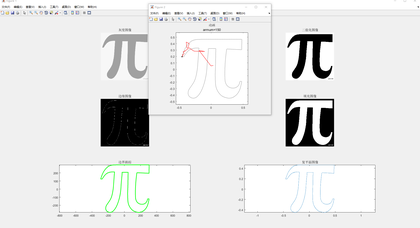
%> input picture 效果.png, 420 x 228 px, shrunk from 1920 x 1040 before the run
$ octave l.m   (GNU Octave 9; MATLAB toolbox functions it lacks are replaced by stand-ins)
%> lines starting %> are read from the running program, lines starting %| are printed output that depends on the picture; in (x1, y1, x2, y2) boxes, pixels count from 0 and x2, y2 are one past the last pixel; in counts of white or black regions, pixels touching at a corner belong together; the program's own positions count from 1
%% 清理屏幕、工作区、窗口
clear; clc; close all;

%% 参数
gray_div = 0.8;    % 转二值图像时的阈值
fps = 1000;          % 每秒帧数
fpf = 1;           % 每帧间隔采样点数
vec_num = 150;      % 向量数量（总数为 vec_num*2+1）
start_delay = 0;    % 开始做图前等的秒数


%% 原始数据准备================================================================
%% GUI选择需要处理的图形文件
% uigetfile：图形界面打开文件
[filename, pathname, filterindex] = uigetfile(...
   {'*.*',      '所有文件(*.*)'; ...
    '*.bmp',    '图片(*.bmp)'; ...
    '*.jpg',    '图片(*.jpg)'}, ...
    '请选择要处理的选择图片');
%> the answer given: 效果.png

%% imread 读取选择的文件，并保存到 input_image，利用 imshow 显示原始图像
input_image = imread([pathname filename]);      %存储类型是uint8(matlab为图像提供的特殊数据类型，是0~255的整数);
%> input_image is the input picture: size 228x420x3 uint8; mean R, G, B 229.1, 229.7, 229.2
input_image = im2double(input_image);           %归一化，转成double [0, 1];input_image = double(input_image)/255
%> input_image: size 228x420x3 double
                                                %matlab默认double类型图片数据是位于0~1之间的
img_gray = rgb2gray(input_image);               %灰度化，rgb2gray将真彩色图像 RGB 转换为灰度图像
                                                %灰度图像的像素的RGB三值都是相同的，这就会出现一个现象，图像的每个像素点的颜色是处于白色到黑色之间
%figure; imshow(input_image); title('原始图像'); %显示原始图像

%% 图像处理================================================================
%% 二值化
main_fig = figure;                              %figure 创建图窗窗口
set(main_fig, 'position', get(0, 'ScreenSize'));    %position是一种属性，是main_fig窗口的位置
                                                    %get(0, 'ScreenSize')获取屏幕分辨率
                                                    %作用：全屏显示
img_bw = im2bw(img_gray, gray_div);         %im2bw():把灰度图像转换成二值图像
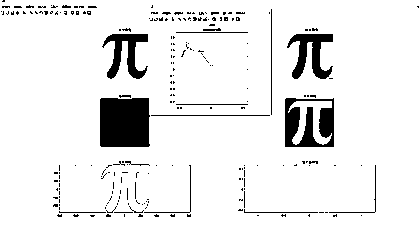
%> img_bw: size 228x420 logical; 91.8% white; 224 black regions (207 under 20 px), largest, box (x1, y1, x2, y2) and area: (100, 98, 150, 147) 2389, (285, 98, 334, 147) 1526, (287, 34, 333, 79) 1017
                                            %gray_div是预置的，范围为 0~1
                                            %二值图像：只有纯黑、纯白两种颜色的图像，每个像素取值只有0 和1
subplot(3, 2, 1); imshow(img_gray); title('灰度图像');
subplot(3, 2, 2); imshow(img_bw); title('二值化图像'); %subplot(m, n, p)是将多个图画到一个平面上的工具。其中，m 表示 p 个图排成 m 行，n 表示图排成 n 列
img_bw_inv = ~img_bw;                               %取反，在这里是 0 变成 1，1 变成0

%% 轮廓提取
[M, N] = size(img_bw);                      %获取图像大小
%> M = 228; N = 420
img_edge = edge(img_bw, 'sobel');           %edge():返回一个与img_bw相同大小的二值化图像img_edge，在函数检测到边缘的地方为1，其他地方为0。
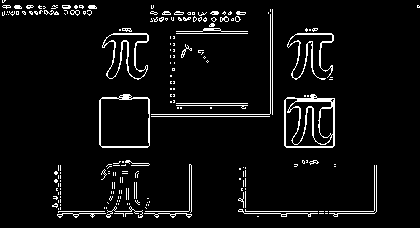
%> img_edge: size 228x420 logical; 5.4% white in thin lines or dots
                                            %'sobel'是索贝尔算子，是一种比较好的边缘检测方法
subplot(3, 2, 3); imshow(img_edge); title('边缘图像');

%% 填充
F1 = imfill(img_bw_inv,'holes');            %imfill():将一张二值图像显示在屏幕上， 允许用户使用鼠标在图像上点几个点， 这几个点围成的区域即要填充的区域。
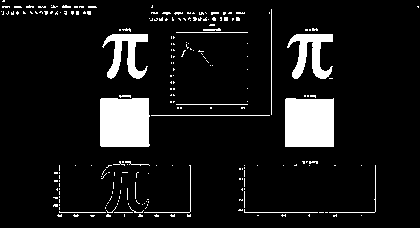
%> F1: size 228x420 logical; 9.1% white; 224 white regions (207 under 20 px), largest, box (x1, y1, x2, y2) and area: (100, 98, 150, 147) 2389, (285, 98, 334, 147) 2363, (287, 34, 333, 79) 1017
                                            %'holes'用于自动填充二值图像孔洞区域
subplot(3, 2, 4); imshow(F1); title('填充图像');

%% 边界跟踪
img_bw_label = bwlabel(F1);         %把8连通的区域连接起来
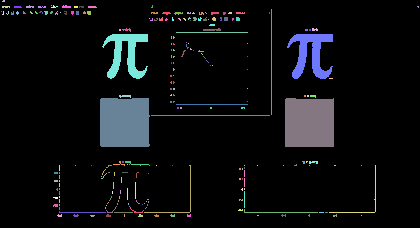
%> img_bw_label: size 228x420 double; 225 distinct labels, from 0 to 224; one colour per label, 0 black
                                    %8连通:一个像素，如果和其他像素在上、下、左、右、左上角、左下角、右上角或右下角连接着，则认为他们是联通的；
                                    %bwlabel(F1, n);n 可取值4或8
                                    %返回一个和F1大小相同的矩阵，包含了标记了F1中每个连通区域的类别标签，第一个连通区域被标记为1,第二个连通区域被标记为2,依此类推
[pr, pc] = find(img_bw_label);      %找出矩阵img_bw_label中的所有非零元素的行和列的索引值，行存储到pr，列存储到pc
%> pr = 8746 values from 1 to 217; pc = 8746 values from 2 to 419
                                    %pr、pc向量的作用就是随便找一个非零元素作为bwtraceboundary()的起始坐标
row = pr(4);                        %第4个元素，作为起始点行坐标，4可以是随便选的一个数
%> row = 8
col = pc(4);                        %起始点列坐标
%> col = 3
connectivity = 8;                   %8连通区域
contour = bwtraceboundary(img_bw_label, [row, col], 'S', connectivity);
%> contour = 17 rows, first 12: [8 3; 7 3; 7 4; 7 5; 7 6; 7 7; 7 8; 7 9; 7 10; 8 10; 7 9; 8 8]
                                    %找出二值图像边缘点，可输出基于4连通或8连通区域的轮廓。
                                    %[row, col]为开始跟踪的点的行和列坐标
                                    %'S'为初始搜索方向，即向下搜索
                                    %connectivity刻画了跟踪边界的连续性，其值可以为4或者8，此图已经连接出了8连通边界，因此取值为8
route = contour;
%> route has the same summary as contour
route(:,1)=route(:,1)*(-1)+N/2;     %contour 出来的坐标是图片左上角为原点，y轴（对应第一列的值）指向下
                                    %因此行坐标，此处乘以-1之后，使图片翻转
route(:,2)=route(:,2)-M/2;          %再让坐标加上N/2，列坐标减去M/2，使图片中心作为原点
subplot(3, 2, 5);
plot(route(:,2), route(:,1), 'g', 'LineWidth', 2), axis('equal');
                                    %表示以route(:,2)为x坐标，route(:,1)为y坐标，画出的线条，'g'表示绿色线条，'LineWidth',2表示线宽为2
title('边界跟踪');

%% 傅里叶分析================================================================
%% 生成复平面路径
mapsize = max(N,M);
%> mapsize = 420
route_c = (route(:,1)*1i/mapsize+route(:,2)/mapsize);
                                    %令y坐标route(:,1)除以mapsize再乘以1i，得到复平面的虚轴坐标
                                    %令x坐标route(:,2)除以mapsize得到复平面的实轴坐标
                                    %两坐标相加得到复平面的数值
subplot(3, 2, 6);
plot(route_c), axis('equal');       %matlab函数图象很多时候为了把x和y的信息都表达得充分明显，会使x轴绘制的单位长度和y轴绘制的单位长度不一样。
                                    %axis('equal')可以取消这种变化
title('复平面图像');
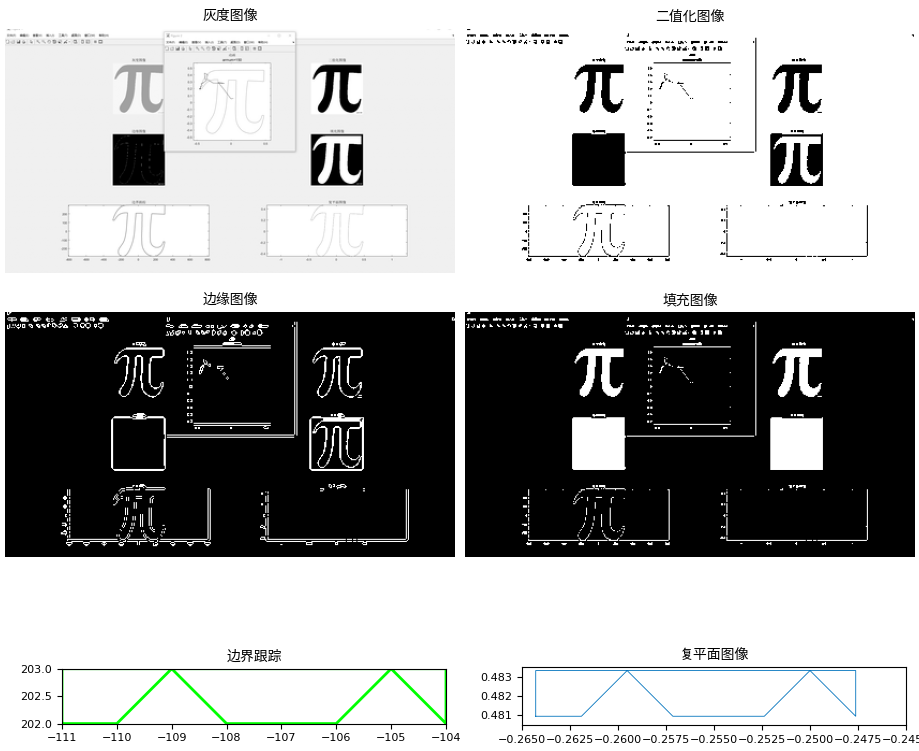
%> figure redrawn from the program's plot data, 6 panels

%% 傅里叶变换
% 复数的傅里叶变换，正频率与负频率不再相等，箭头应该一正一反。
% 一个周期是1秒，一共 tot_num 个轨迹采样点
tot_num = size(route_c, 1);         %返回rote_c的行数，记录在tot_num
%> tot_num = 17
dt = 1/tot_num;
%> dt = 0.0588
%vec_num = 100;
c=zeros(vec_num, 2);    %zeros(m,n) 返回一个m行n列的零矩阵
                        %c记录每个箭头的系数，c[k][1] 是正（顺时针），c[k][2]是负（逆时针）
                        %vec_num为向量数量，是预置的参数
for k = 1:vec_num       %最外层循环，从c[1]开始求像函数的系数
    for sign = 1:2
        tmp = 0;        %积分
        for t_id = 1:tot_num
            tmp = tmp + route_c(t_id)*exp((-1)^sign*k * 2i*pi *(t_id*dt))*dt;
        end
        c(k, sign) = tmp;
    end
end
c0 = sum(route_c)*dt;


%% 绘制动画
%subplot(3, 2, 6);
figure;
draw_orbit = plot([0, 0], [0, 0], 'LineWidth', 1, 'Color', [.6 .6 .6]);  % 轨迹
hold on;
draw_arrows = plot([0, 0], [0, 0], 'LineWidth', 1, 'Color', [1 0 0]);    % 向量
hold on;
draw_endpoint = plot(0, 0, 'k.', 'MarkerSize', 10);
map_min = min(min(real(route_c)), min(imag(route_c)))*1.2;
%> map_min = -0.317
map_max = max(max(real(route_c)), max(imag(route_c)))*1.2;
%> map_max = 0.58
xlim([map_min, map_max]);
ylim([map_min, map_max]);
%xlim([min(real(route_c))*1.2, max(real(route_c))*1.2]);
%ylim([min(imag(route_c))*1.2, max(imag(route_c))*1.2]);  %固定坐标范围
axis square;
title({'动画', ['arrnum=',num2str(vec_num)]});


data_orbit = [];
data_arrows = zeros(vec_num*2, 1);
data_endpoint = 0;
tot_arrow = vec_num*2+1;

pause(start_delay);
for t_id = 1:fpf:tot_num %每个时刻
    t = t_id * dt;
    %c0 重心
    data_arrows(1) = c0;
    %当前时刻每个频率的向量
    for k = 1:vec_num
        data_arrows(k*2) = c(k, 1)*exp(k*2i*pi*t);
        data_arrows(k*2+1)   = c(k, 2)*exp(-k*2i*pi*t);
    end
    %叠加后每个频率的向量终点的位置
    for k = 2:tot_arrow
        data_arrows(k) = data_arrows(k-1) + data_arrows(k);
    end
    %轨迹与终点
    data_endpoint = data_arrows(tot_arrow);
    data_orbit = [data_orbit, data_endpoint];

    %更新图像
    set(draw_orbit, 'xdata', real(data_orbit), 'ydata', imag(data_orbit));
    set(draw_endpoint, 'xdata', real(data_endpoint), 'ydata', imag(data_endpoint));
    set(draw_arrows, 'xdata', real(data_arrows), 'ydata', imag(data_arrows));

    pause(1/fps);
end
%> this loop made 17 passes
%> t on passes 1 to 12: 0.0588, 0.118, 0.176, 0.235, 0.294, 0.353, 0.412, 0.471, 0.529, 0.588, 0.647, 0.706
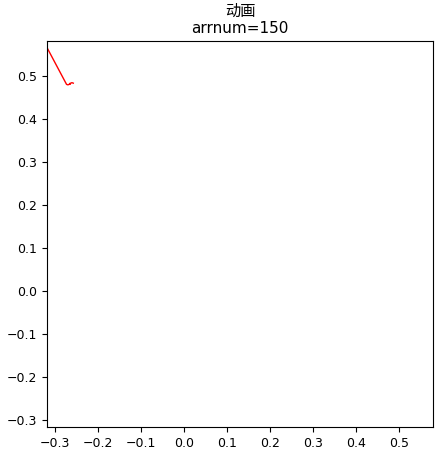
%> figure redrawn from the program's plot data
